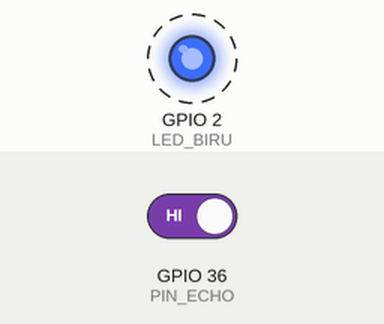
The sketch below on a simulated ESP32. Shown: output pins drawn as LEDs (lit = HIGH). Dashed ring = blinking. Inputs (shaded band) come from the test bench; at power-on: GPIO 36 (PIN_ECHO) HIGH. Pins used as bus, display or sensor lines are not drawn; what the sketch prints to the serial monitor is not drawn.

Above: at 0.87 s.
1.3 s: GPIO 36 (PIN_ECHO) driven LOW
Timing chart, 0 to 10.3 s (numbered marks = the images above; inputs shaded):
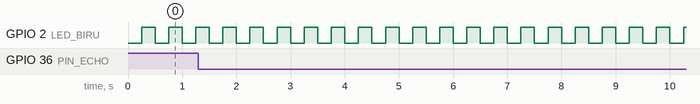

Measured:
- by itself, GPIO 2 (LED_BIRU): alternates HIGH for 0.25 s and LOW for 0.25 s

The sketch:

p4_ukur_tanpa_menunggu.ino
```cpp
/*
 * BAB 30 - Program 4: Mengukur Jarak Tanpa Menunggu
 * Tanpa pulseIn(): pin Echo diperiksa di setiap putaran loop() memakai
 * micros() dan state machine tiga tahap. loop() tidak pernah menunggu
 * pantulan, jadi tugas lain (di sini LED biru berkedip) tetap lancar.
 * Program juga mencatat jeda terlama antarputaran loop() sebagai bukti.
 *
 * Rangkaian:
 *   Tr (header hijau) → IO25   (lepas dulu kabel SW2 → 25)
 *   Ec (header hijau) → pembagi tegangan 1 kΩ + 2 kΩ → IO36 (VP)
 *   LED biru bawaan board sudah tersambung ke IO2
 */

#define PIN_TRIG 25
#define PIN_ECHO 36
#define LED_BIRU 2   // LED biru bawaan board (juga LED3 kit kalau disambung ke IO2)

// Tahap pengukuran (state machine, lihat BAB 17)
enum Tahap { SIAP, TUNGGU_NAIK, TUNGGU_TURUN };

const unsigned long JEDA_UKUR_MS   = 100;    // satu pengukuran setiap 100 ms (minimal 60 ms)
const unsigned long BATAS_NAIK_US  = 10000;  // Echo harus sudah HIGH dalam 10 ms setelah Trig
const unsigned long BATAS_TURUN_US = 30000;  // Echo HIGH lebih dari 30 ms = tidak ada pantulan
const unsigned long KEDIP_MS       = 250;    // LED biru berganti keadaan setiap 250 ms

Tahap tahap = SIAP;
unsigned long waktuTrigMs = 0;  // millis() saat Trig terakhir dikirim
unsigned long waktuTrigUs = 0;  // micros() saat Trig terakhir dikirim
unsigned long waktuNaikUs = 0;  // micros() saat Echo mulai HIGH

unsigned long waktuLedMs = 0;
bool ledNyala = false;

unsigned long awalPutaranLaluUs = 0;  // micros() di awal putaran loop() sebelumnya
unsigned long jedaTerlamaUs = 0;      // jeda terlama antarputaran sejak laporan terakhir

void kirimTrig() {
  digitalWrite(PIN_TRIG, HIGH);
  delayMicroseconds(10);  // satu-satunya "menunggu" di program ini: 10 µs
  digitalWrite(PIN_TRIG, LOW);
}

// Mencetak hasil satu pengukuran; jarakCm < 0 artinya tidak ada pantulan
void laporkan(float jarakCm) {
  if (jarakCm < 0) {
    Serial.printf("Tidak ada pantulan | jeda loop() terlama: %lu us\n", jedaTerlamaUs);
  } else {
    Serial.printf("Jarak: %5.1f cm | jeda loop() terlama: %lu us\n", jarakCm, jedaTerlamaUs);
  }
  jedaTerlamaUs = 0;  // mulai mencatat lagi dari nol
}

void prosesSensor() {
  switch (tahap) {
    case SIAP:
      // Kirim Trig kalau sudah waktunya DAN Echo sedang LOW (modul tidak sibuk)
      if (millis() - waktuTrigMs >= JEDA_UKUR_MS && digitalRead(PIN_ECHO) == LOW) {
        waktuTrigMs = millis();
        kirimTrig();
        waktuTrigUs = micros();
        tahap = TUNGGU_NAIK;
      }
      break;

    case TUNGGU_NAIK:
      if (digitalRead(PIN_ECHO) == HIGH) {
        waktuNaikUs = micros();  // "stopwatch" mulai
        tahap = TUNGGU_TURUN;
      } else if (micros() - waktuTrigUs > BATAS_NAIK_US) {
        Serial.println("Echo tidak pernah HIGH: periksa kabel Ec, pembagi tegangan, dan Tr");
        tahap = SIAP;
      }
      break;

    case TUNGGU_TURUN:
      if (digitalRead(PIN_ECHO) == LOW) {
        unsigned long durasi = micros() - waktuNaikUs;  // "stopwatch" berhenti
        laporkan(durasi * 0.0343 / 2);
        tahap = SIAP;
      } else if (micros() - waktuNaikUs > BATAS_TURUN_US) {
        laporkan(-1);  // pulsa terlalu panjang: tidak ada pantulan
        tahap = SIAP;
      }
      break;
  }
}

void setup() {
  Serial.begin(115200);
  pinMode(PIN_TRIG, OUTPUT);
  digitalWrite(PIN_TRIG, LOW);
  pinMode(PIN_ECHO, INPUT);
  pinMode(LED_BIRU, OUTPUT);
  Serial.println("BAB 30 - Program 4: Mengukur Jarak Tanpa Menunggu");
  awalPutaranLaluUs = micros();
}

void loop() {
  // Catat jeda sejak awal putaran loop() sebelumnya
  unsigned long awalUs = micros();
  unsigned long jeda = awalUs - awalPutaranLaluUs;
  if (jeda > jedaTerlamaUs) {
    jedaTerlamaUs = jeda;
  }
  awalPutaranLaluUs = awalUs;

  // Tugas 1: sensor jarak (tidak pernah menunggu pantulan)
  prosesSensor();

  // Tugas 2: LED biru berkedip setiap 250 ms
  if (millis() - waktuLedMs >= KEDIP_MS) {
    waktuLedMs = millis();
    ledNyala = !ledNyala;
    digitalWrite(LED_BIRU, ledNyala ? HIGH : LOW);
  }
}
```
